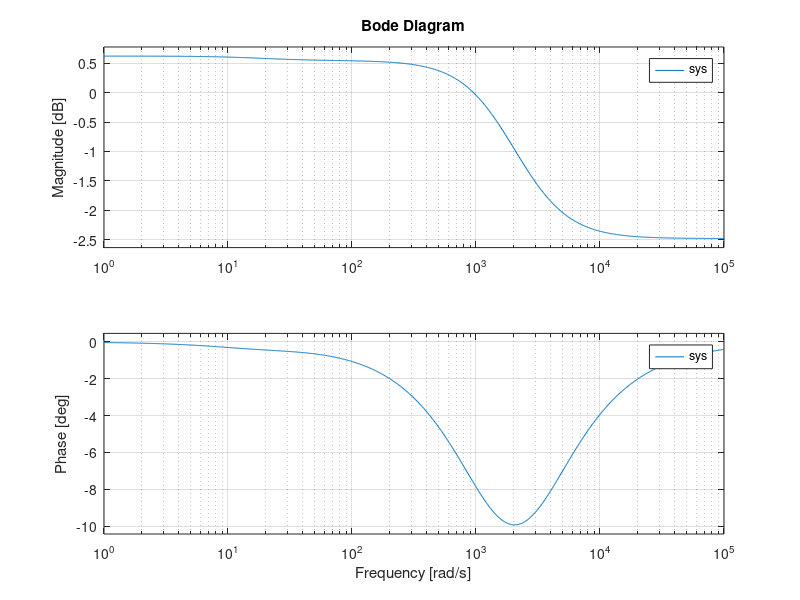

This chart was generated by the following MATLAB code: (Note: this script raises an error after producing the figure.)
clc
clear all
close all

%% Contruct initial TF
n=[1,2.455603685064564e+03,4.564068882670976e+04];
d=[1.330373311408007,2.313480790421754e+03,4.249729900997524e+04];
sys = tf(n,d)
bode(sys)

%% Inverse Laplace to time domain TF
syms  s
F = ((1*s^2+2.455603685064564e+03*s+4.564068882670976e+04)/(1.330373311408007*s^2+2.313480790421754e+03*s+4.249729900997524e+04))
fT=ilaplace(F)
% FF=laplace(fT)

%% Construct Input data
Fs = 100; %Hz
Ts = 1/Fs;
TestTime=40; %seconds
t = (0:Ts:TestTime);

WhiteNoise=0;
for Freq = 0:.05:21
   WhiteNoise=WhiteNoise+sin(Freq*2*pi*t);
end

%% Normalize Input
Min = min(WhiteNoise);
Max = max(WhiteNoise);
WhiteNoiseNorm=2*(WhiteNoise-Min)/(Max-Min)-1;
Data=[WhiteNoiseNorm];

Noise=randn(1,length(t));
RandomWhiteNoise=Noise+WhiteNoise;

Min = min(RandomWhiteNoise);
Max = max(RandomWhiteNoise);
RandomWhiteNoiseNorm=2*(RandomWhiteNoise-Min)/(Max-Min)-1;

figure(1)
plot(t,WhiteNoiseNorm);
title('Reference');
figure(2)
plot(t,RandomWhiteNoiseNorm);
title('Noise injected');


%% Feed Data intro Transfer function
u=WhiteNoiseNorm;
t=t;

PostSDomain=lsim(sys,u,t);
figure(3)
plot(t,PostSDomain);
TD=0;


%(4503599627370496*dirac(t))/5991468749520753 + (19337022469200708578664229650509824*exp(-(5209495612836106240*t)/5991468749520753)*(cosh((128*1586433863724969558803290237371946^(1/2)*t)/5991468749520753) - (3006646360014146003955148013417316042154159258175*1586433863724969558803290237371946^(1/2)*sinh((128*1586433863724969558803290237371946^(1/2)*t)/5991468749520753))/119831669018557153440833128536286505320168603563742583021003183584))/35897697776483775652167177687009;

TD=0;
TD=(4503599627370496*dirac(t))/5991468749520753 + (19337022469200708578664229650509824*exp(-(5209495612836106240*t)/5991468749520753).*(cosh((128*1586433863724969558803290237371946^(1/2)*t)/5991468749520753) - (3006646360014146003955148013417316042154159258175*1586433863724969558803290237371946^(1/2)*sinh((128*1586433863724969558803290237371946^(1/2)*t)/5991468749520753))/119831669018557153440833128536286505320168603563742583021003183584))/35897697776483775652167177687009

figure(4)
plot(t,TD);





